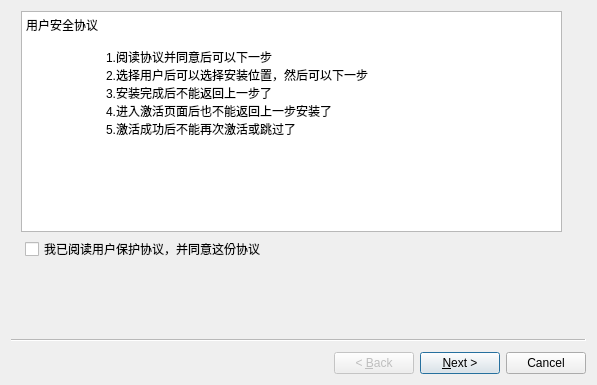
<?xml version="1.0" encoding="UTF-8"?>
<ui version="4.0">
 <class>Wizard</class>
 <widget class="QWizard" name="Wizard">
  <property name="enabled">
   <bool>true</bool>
  </property>
  <property name="geometry">
   <rect>
    <x>0</x>
    <y>0</y>
    <width>597</width>
    <height>385</height>
   </rect>
  </property>
  <property name="windowTitle">
   <string>Wizard</string>
  </property>
  <property name="options">
   <set>QWizard::HelpButtonOnRight|QWizard::NoDefaultButton</set>
  </property>
  <widget class="QWizardPage" name="wizardPage_1">
   <widget class="QTextEdit" name="textEdit">
    <property name="geometry">
     <rect>
      <x>10</x>
      <y>0</y>
      <width>541</width>
      <height>221</height>
     </rect>
    </property>
    <property name="html">
     <string>&lt;!DOCTYPE HTML PUBLIC &quot;-//W3C//DTD HTML 4.0//EN&quot; &quot;http://www.w3.org/TR/REC-html40/strict.dtd&quot;&gt;
&lt;html&gt;&lt;head&gt;&lt;meta name=&quot;qrichtext&quot; content=&quot;1&quot; /&gt;&lt;style type=&quot;text/css&quot;&gt;
p, li { white-space: pre-wrap; }
&lt;/style&gt;&lt;/head&gt;&lt;body style=&quot; font-family:'SimSun'; font-size:9pt; font-weight:400; font-style:normal;&quot;&gt;
&lt;p style=&quot; margin-top:0px; margin-bottom:0px; margin-left:0px; margin-right:0px; -qt-block-indent:0; text-indent:0px;&quot;&gt;用户安全协议&lt;/p&gt;
&lt;p style=&quot;-qt-paragraph-type:empty; margin-top:0px; margin-bottom:0px; margin-left:0px; margin-right:0px; -qt-block-indent:0; text-indent:0px;&quot;&gt;&lt;br /&gt;&lt;/p&gt;
&lt;p style=&quot; margin-top:0px; margin-bottom:0px; margin-left:0px; margin-right:0px; -qt-block-indent:0; text-indent:0px;&quot;&gt;	1.阅读协议并同意后可以下一步&lt;/p&gt;
&lt;p style=&quot; margin-top:0px; margin-bottom:0px; margin-left:0px; margin-right:0px; -qt-block-indent:0; text-indent:0px;&quot;&gt;	2.选择用户后可以选择安装位置，然后可以下一步&lt;/p&gt;
&lt;p style=&quot; margin-top:0px; margin-bottom:0px; margin-left:0px; margin-right:0px; -qt-block-indent:0; text-indent:0px;&quot;&gt;	3.安装完成后不能返回上一步了&lt;/p&gt;
&lt;p style=&quot; margin-top:0px; margin-bottom:0px; margin-left:0px; margin-right:0px; -qt-block-indent:0; text-indent:0px;&quot;&gt;	4.进入激活页面后也不能返回上一步安装了&lt;/p&gt;
&lt;p style=&quot; margin-top:0px; margin-bottom:0px; margin-left:0px; margin-right:0px; -qt-block-indent:0; text-indent:0px;&quot;&gt;	5.激活成功后不能再次激活或跳过了&lt;/p&gt;&lt;/body&gt;&lt;/html&gt;</string>
    </property>
   </widget>
   <widget class="QCheckBox" name="checkBox">
    <property name="geometry">
     <rect>
      <x>14</x>
      <y>230</y>
      <width>531</width>
      <height>16</height>
     </rect>
    </property>
    <property name="text">
     <string>我已阅读用户保护协议，并同意这份协议</string>
    </property>
   </widget>
  </widget>
  <widget class="QWizardPage" name="wizardPage">
   <widget class="QWidget" name="widget_2" native="true">
    <property name="geometry">
     <rect>
      <x>110</x>
      <y>10</y>
      <width>401</width>
      <height>41</height>
     </rect>
    </property>
    <layout class="QHBoxLayout" name="horizontalLayout_2">
     <item>
      <widget class="QRadioButton" name="radioButton">
       <property name="text">
        <string>当前用户</string>
       </property>
      </widget>
     </item>
     <item>
      <widget class="QRadioButton" name="radioButton_2">
       <property name="text">
        <string>所有用户</string>
       </property>
      </widget>
     </item>
    </layout>
   </widget>
   <widget class="QWidget" name="widget_3" native="true">
    <property name="geometry">
     <rect>
      <x>110</x>
      <y>64</y>
      <width>401</width>
      <height>101</height>
     </rect>
    </property>
    <layout class="QGridLayout" name="gridLayout">
     <item row="0" column="0">
      <widget class="QCheckBox" name="checkBox_2">
       <property name="text">
        <string>关联doc、XLS、PPT</string>
       </property>
      </widget>
     </item>
     <item row="0" column="1">
      <widget class="QCheckBox" name="checkBox_3">
       <property name="text">
        <string>关联PDF格式</string>
       </property>
      </widget>
     </item>
     <item row="1" column="0">
      <widget class="QCheckBox" name="checkBox_4">
       <property name="text">
        <string>关联PNG、JPG等图片格式</string>
       </property>
      </widget>
     </item>
     <item row="1" column="1">
      <widget class="QCheckBox" name="checkBox_5">
       <property name="text">
        <string>关联EPUB电子书</string>
       </property>
      </widget>
     </item>
    </layout>
   </widget>
   <widget class="QLabel" name="label_2">
    <property name="geometry">
     <rect>
      <x>120</x>
      <y>2</y>
      <width>54</width>
      <height>12</height>
     </rect>
    </property>
    <property name="text">
     <string>用户</string>
    </property>
   </widget>
   <widget class="QLabel" name="label_3">
    <property name="geometry">
     <rect>
      <x>120</x>
      <y>63</y>
      <width>54</width>
      <height>12</height>
     </rect>
    </property>
    <property name="text">
     <string>兼容性</string>
    </property>
   </widget>
   <widget class="QWidget" name="widget" native="true">
    <property name="geometry">
     <rect>
      <x>110</x>
      <y>169</y>
      <width>401</width>
      <height>41</height>
     </rect>
    </property>
    <layout class="QHBoxLayout" name="horizontalLayout">
     <item>
      <widget class="QLineEdit" name="lineEdit"/>
     </item>
     <item>
      <widget class="QPushButton" name="pushButton">
       <property name="text">
        <string>安装位置</string>
       </property>
      </widget>
     </item>
    </layout>
   </widget>
  </widget>
  <widget class="QWizardPage" name="wizardPage_2">
   <widget class="QWidget" name="widget_4" native="true">
    <property name="geometry">
     <rect>
      <x>60</x>
      <y>1</y>
      <width>431</width>
      <height>38</height>
     </rect>
    </property>
    <layout class="QHBoxLayout" name="horizontalLayout_3">
     <item>
      <widget class="QLabel" name="label">
       <property name="text">
        <string>安装进度：</string>
       </property>
      </widget>
     </item>
     <item>
      <widget class="QProgressBar" name="progressBar">
       <property name="value">
        <number>24</number>
       </property>
      </widget>
     </item>
    </layout>
   </widget>
   <widget class="QLabel" name="label_4">
    <property name="geometry">
     <rect>
      <x>69</x>
      <y>41</y>
      <width>91</width>
      <height>16</height>
     </rect>
    </property>
    <property name="text">
     <string>安装文件列表：</string>
    </property>
   </widget>
   <widget class="QTextEdit" name="textEdit_2">
    <property name="geometry">
     <rect>
      <x>60</x>
      <y>60</y>
      <width>431</width>
      <height>161</height>
     </rect>
    </property>
   </widget>
  </widget>
  <widget class="QWizardPage" name="wizardPage_3">
   <widget class="QStackedWidget" name="stackedWidget">
    <property name="geometry">
     <rect>
      <x>40</x>
      <y>80</y>
      <width>481</width>
      <height>91</height>
     </rect>
    </property>
    <property name="currentIndex">
     <number>1</number>
    </property>
    <widget class="QWidget" name="page">
     <widget class="QLineEdit" name="lineEdit_3">
      <property name="geometry">
       <rect>
        <x>90</x>
        <y>21</y>
        <width>301</width>
        <height>20</height>
       </rect>
      </property>
     </widget>
     <widget class="QLineEdit" name="lineEdit_4">
      <property name="geometry">
       <rect>
        <x>90</x>
        <y>60</y>
        <width>301</width>
        <height>20</height>
       </rect>
      </property>
     </widget>
     <widget class="QLabel" name="label_6">
      <property name="geometry">
       <rect>
        <x>41</x>
        <y>25</y>
        <width>54</width>
        <height>12</height>
       </rect>
      </property>
      <property name="text">
       <string>用户名：</string>
      </property>
     </widget>
     <widget class="QLabel" name="label_7">
      <property name="geometry">
       <rect>
        <x>41</x>
        <y>64</y>
        <width>54</width>
        <height>12</height>
       </rect>
      </property>
      <property name="text">
       <string>密码：</string>
      </property>
     </widget>
    </widget>
    <widget class="QWidget" name="page_2">
     <widget class="QLineEdit" name="lineEdit_2">
      <property name="geometry">
       <rect>
        <x>40</x>
        <y>32</y>
        <width>351</width>
        <height>20</height>
       </rect>
      </property>
     </widget>
    </widget>
   </widget>
   <widget class="QLabel" name="label_5">
    <property name="geometry">
     <rect>
      <x>110</x>
      <y>20</y>
      <width>81</width>
      <height>21</height>
     </rect>
    </property>
    <property name="text">
     <string>激活方式：</string>
    </property>
   </widget>
   <widget class="QComboBox" name="comboBox">
    <property name="geometry">
     <rect>
      <x>210</x>
      <y>20</y>
      <width>221</width>
      <height>22</height>
     </rect>
    </property>
   </widget>
   <widget class="QCheckBox" name="checkBox_6">
    <property name="geometry">
     <rect>
      <x>460</x>
      <y>222</y>
      <width>61</width>
      <height>16</height>
     </rect>
    </property>
    <property name="text">
     <string>跳过</string>
    </property>
   </widget>
   <widget class="QPushButton" name="pushButton_2">
    <property name="geometry">
     <rect>
      <x>80</x>
      <y>190</y>
      <width>75</width>
      <height>23</height>
     </rect>
    </property>
    <property name="text">
     <string>激活</string>
    </property>
   </widget>
  </widget>
 </widget>
 <tabstops>
  <tabstop>checkBox</tabstop>
  <tabstop>radioButton</tabstop>
  <tabstop>radioButton_2</tabstop>
  <tabstop>textEdit</tabstop>
  <tabstop>checkBox_2</tabstop>
  <tabstop>checkBox_3</tabstop>
  <tabstop>checkBox_4</tabstop>
  <tabstop>checkBox_5</tabstop>
  <tabstop>lineEdit</tabstop>
  <tabstop>pushButton</tabstop>
  <tabstop>lineEdit_3</tabstop>
  <tabstop>lineEdit_4</tabstop>
  <tabstop>lineEdit_2</tabstop>
  <tabstop>pushButton_2</tabstop>
  <tabstop>comboBox</tabstop>
  <tabstop>checkBox_6</tabstop>
 </tabstops>
 <resources/>
 <connections/>
</ui>
